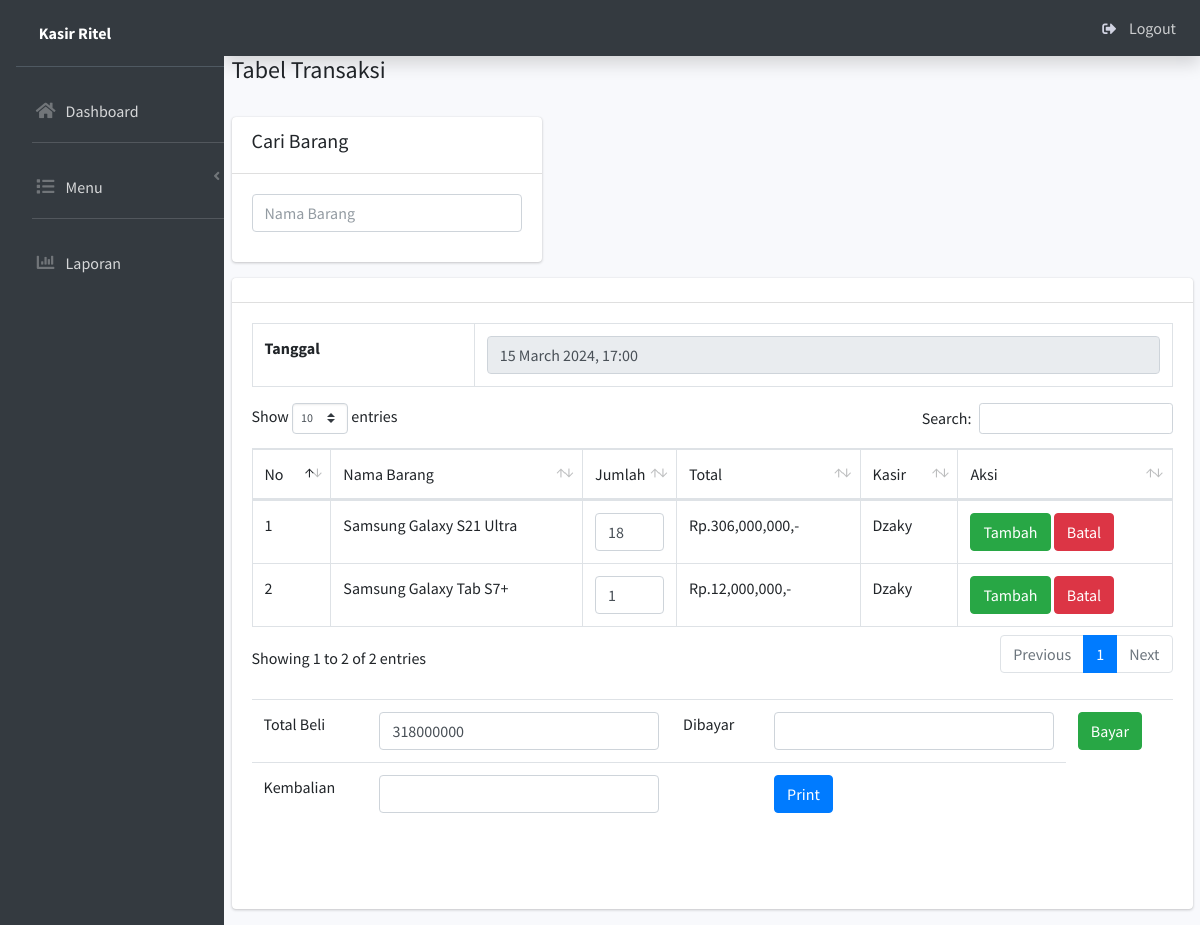
The page /index.php?page=jual (signed in) on the database its author committed.
### tables this page shows
CREATE TABLE `penjualan` (
  `id_penjualan` int NOT NULL,
  `id_barang` varchar(255) NOT NULL,
  `id_member` int NOT NULL,
  `jumlah` varchar(255) NOT NULL,
  `total` varchar(255) NOT NULL,
  `tanggal_input` varchar(255) NOT NULL
);

CREATE TABLE `barang` (
  `id` int NOT NULL,
  `id_barang` varchar(255) NOT NULL,
  `id_kategori` int NOT NULL,
  `nama_barang` text NOT NULL,
  `merk` varchar(255) NOT NULL,
  `harga_beli` varchar(255) NOT NULL,
  `harga_jual` varchar(255) NOT NULL,
  `satuan_barang` varchar(255) NOT NULL,
  `stok` text NOT NULL,
  `tgl_input` varchar(255) NOT NULL,
  `tgl_update` varchar(255) DEFAULT NULL
);

CREATE TABLE `member` (
  `id_member` int NOT NULL,
  `nm_member` varchar(255) NOT NULL,
  `alamat_member` text NOT NULL,
  `telepon` varchar(255) NOT NULL,
  `email` varchar(255) NOT NULL,
  `gambar` text NOT NULL,
  `NIK` text NOT NULL
);

### fungsi/view/view.php (called while the page is built, shortened)
<?php
class view
{
    protected $db;
    public function __construct($db)
    {
        $this->db = $db;
    }
    public function penjualan()
    {
        $sql ="SELECT penjualan.* , barang.id_barang, barang.nama_barang, member.id_member,
                member.nm_member from penjualan
                left join barang on barang.id_barang=penjualan.id_barang
                left join member on member.id_member=penjualan.id_member
                ORDER BY id_penjualan";
        $row = $this-> db -> prepare($sql);
        $row -> execute();
        $hasil = $row -> fetchAll();
        return $hasil;
    }
}

### admin/module/jual/index.php (the view, shortened to what this page needs)
	<h4>Tabel Transaksi</h4>
	<br>
	<div class="row">
	<div class="col-sm-4" style="width: 100%;">
    <div class="card  mb-3">
        <div class="card-header">
            <h5> Cari Barang</h5>
        </div>
        <div class="card-body" style="display: flex; flex-direction: column;">
            <input type="text" id="cari" class="form-control" name="cari" placeholder="Nama Barang" style="margin-bottom: 10px; width: 100%;">
        </div>
    </div>
</div>
		<div class="col-sm-12">
			<div class="card card-primary">
				 <div class="card-header bg-white ">
				</div>
				<div class="card-body">
					<div id="keranjang" class="table-responsive">
						<table class="table table-bordered">
							<tr>
								<td><b>Tanggal</b></td>
								<td><input type="text" readonly="readonly" class="form-control" value="<?php echo date("j F Y, G:i");?>" name="tgl"></td>
							</tr>
						</table>
						<table class="table table-bordered w-100" id="example1">
							<thead>
								<tr>
									<td> No</td>
									<td> Nama Barang</td>
									<td style="width:10%;"> Jumlah</td>
									<td style="width:20%;"> Total</td>
									<td> Kasir</td>
									<td> Aksi</td>
								</tr>
							</thead>
							<tbody>
								<?php $total_bayar=0; $no=1; $hasil_penjualan = $lihat -> penjualan();?>
								<?php foreach($hasil_penjualan  as $isi){?>
								<tr>
									<td><?php echo $no;?></td>
									<td><?php echo $isi['nama_barang'];?></td>
									<td>
										<form method="POST" action="fungsi/edit/edit.php?jual=jual">
												<input type="number" name="jumlah" value="<?php echo $isi['jumlah'];?>" class="form-control">
											</td>
											<td>Rp.<?php echo number_format($isi['total']);?>,-</td>
											<td><?php echo $isi['nm_member'];?></td>
											<td>
												<button type="submit" class="btn btn-success">Tambah</button>
										<a href="fungsi/hapus/hapus.php?jual=jual&id=<?php echo $isi['id_penjualan'];?>&brg=<?php echo $isi['id_barang'];?>
											&jml=<?php echo $isi['jumlah']; ?>"  class="btn btn-danger">Batal
										</a>
									</td>
								</tr>
								<?php $no++; $total_bayar += $isi['total'];}?>
							</tbody>
					</table>
					<br/>
					<div id="kasirnya">
						<table class="table table-stripped">
							<form method="POST" action="index.php?page=jual&nota=yes#kasirnya">
								<tr>
									<td>Total Beli </td>
									<td><input type="text" class="form-control" name="total" value="<?php echo $total_bayar;?>"></td>
									<td>Dibayar  </td>
									<td><input type="text" class="form-control" name="bayar" value="<?php echo $bayar;?>"></td>
									<td><button class="btn btn-success"> Bayar</button>
									<?php  if(!empty($_GET['nota'] == 'yes')) {?>
										<a class="btn btn-danger" href="fungsi/hapus/hapus.php?penjualan=jual">
										<b>RESET</b></a></td><?php }?></td>
								</tr>
							</form>
							<tr>
								<td>Kembalian</td>
								<td><input type="text" class="form-control" value="<?php echo $hitung;?>"></td>
								<td></td>
								<td>
									<a href="print.php?nm_member=<?php echo $_SESSION['admin']['nm_member'];?>
									&bayar=<?php echo $bayar;?>&kembali=<?php echo $hitung;?>" target="_blank">
									<button class="btn btn-primary">
										 Print
									</button></a>
								</td>
							</tr>
						</table>
						<br/>
						<br/>
					</div>
				</div>
			</div>
		</div>
	</div>

### rows shown on the page
penjualan: barang.nama_barang "Samsung Galaxy S21 Ultra", jumlah "18", total "306,000,000", id_member.nm_member "Dzaky"
penjualan: barang.nama_barang "Samsung Galaxy Tab S7+", jumlah "1", total "12,000,000", id_member.nm_member "Dzaky"
